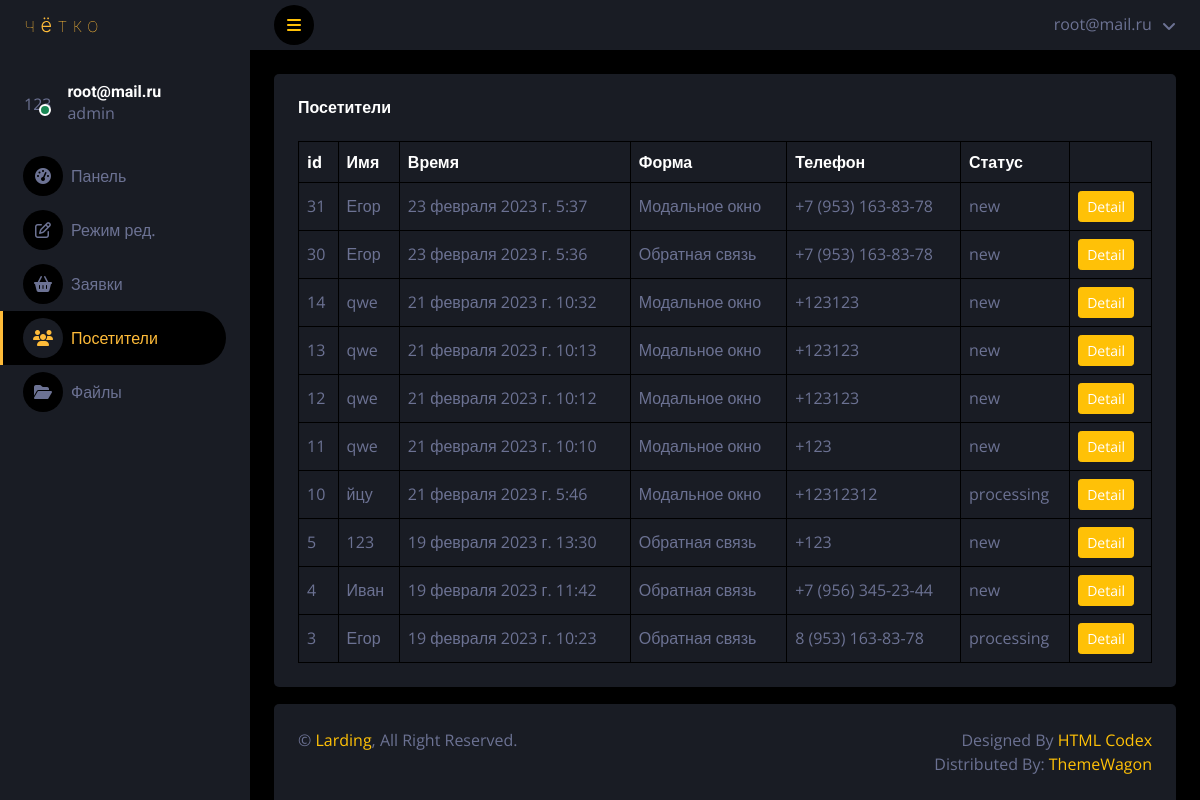
/users/ (signed in), run on the app's committed database.
### landing/models.py (models this page shows, shortened)
class bids(models.Model):
	STATUS_BID = [
        ('new', 'Новая'),
        ('processing', 'Обработка'),
        ('completed', 'Завершенна'),
    ]
	name = models.CharField(max_length=100, db_index=True,verbose_name="Имя",blank=True)
	last_name = models.CharField(max_length=100, db_index=True,verbose_name="Фамилия",blank=True)
	mail = models.CharField(max_length=100, db_index=True,verbose_name="Почта",blank=True)
	tel = models.CharField(max_length=100, db_index=True,verbose_name="Телефон",blank=True)
	message = models.TextField(db_index=True,verbose_name="Сообщение",null=True,blank=True)
	which = models.CharField(max_length=100, db_index=True,verbose_name="Форма отправки",blank=True)
	ip = models.CharField(max_length=100, db_index=True,verbose_name="IP",blank=True)
	country = models.CharField(max_length=100, db_index=True,verbose_name="Страна",blank=True)
	os = models.CharField(max_length=100, db_index=True,verbose_name="Операционная система",blank=True)
	browser = models.CharField(max_length=200, db_index=True,verbose_name="Браузер",blank=True)
	data = models.FileField(upload_to="files/%Y/%m/%d/",blank=True,verbose_name="Фаил")
	time_create = models.DateTimeField(auto_now_add=True,verbose_name="Время отправки",blank=True)
	time_update = models.DateTimeField(auto_now=True,verbose_name="Последнее обновление",blank=True)
	status = models.TextField(blank=True,verbose_name="Статус",choices=STATUS_BID)
	class Meta:
		verbose_name = 'Заявка'
		verbose_name_plural = 'Заявки'

### landing/views.py (the view)
# urls.py: path('users/',UsersPage.as_view(),name='users'),
class UsersPage(LoginRequiredMixin,DataMixin,ListView):
	model = landing
	template_name = 'accounts/darkpan/users.html'
	def get_context_data(self,*, object_list=None, **kwargs):
		context = super().get_context_data(**kwargs)
		print(self.request.user)
		context['user'] = self.request.user
		context['orders'] = bids.objects.order_by("-id")
		context['orders_count'] =bids.objects.count()
		c_def = self.get_user_context(title="Посетители",selected="landing:users")
		context = dict(list(context.items())+list(c_def.items()))
		return context

### landing/utils.py (called while the page is built)
	def get_user_context(self, **kwargs):
		context = kwargs
		context['menu_admin']=[{'title':'Панель','url_name':'landing:dashboard','icon':'fa-tachometer-alt'},
							   {'title':'Режим ред.','url_name':'landing:edit','icon':'fa-edit'},
							   {'title':'Заявки','url_name':'landing:order','icon':'fa-shopping-basket'},
							   {'title':'Посетители','url_name':'landing:users','icon':'fa-users'},
							   {'title':'Файлы','url_name':'landing:files','icon':'fa-folder-open'},
			]
		return context

### landing/templates/accounts/darkpan/users.html
{% extends "accounts/darkpan/base.html" %}
{% block content %}
            <div class="container-fluid pt-4 px-4">
                <div class="bg-secondary text-center rounded p-4">
                    <div class="d-flex align-items-center justify-content-between mb-4">
                        <h6 class="mb-0">Посетители</h6>
                    </div>
                    <div class="table-responsive">
                        <table class="table text-start align-middle table-bordered table-hover mb-0">
                            <thead>
                                <tr class="text-white">
                                    <th scope="col">id</th>
                                    <th scope="col">Имя</th>
                                    <th scope="col">Время</th>
                                    <th scope="col">Форма</th>
                                    <th scope="col">Телефон</th>
                                    <th scope="col">Статус</th>
                                    <th scope="col"></th>
                                </tr>
                            </thead>
                            <tbody>
                                {% for item in orders %}
                                    <tr>
                                        <td>{{ item.id }}</td>
                                        <td>{{ item.name }}</td>
                                        <td>{{ item.time_create }}</td>
                                        <td>{{ item.which }}</td>
                                        <td>{{ item.tel }}</td>
                                        <td>{{ item.status }}</td>
                                        <td><a class="btn btn-sm btn-primary" href="">Detail</a></td>
                                    </tr>
                                {% endfor %}
                            </tbody>
                        </table>
                    </div>
                </div>
            </div>
{% endblock %}

### landing/templates/accounts/darkpan/base.html (shortened to what this page needs)
{% load static %}
<!DOCTYPE html>
<html lang="en">
<head>
    <link href="{% static 'accounts/'%}lib/owlcarousel/assets/owl.carousel.min.css" rel="stylesheet">
    <link href="{% static 'accounts/'%}lib/tempusdominus/css/tempusdominus-bootstrap-4.min.css" rel="stylesheet" />
    <link href="{% static 'accounts/'%}css/bootstrap.min.css" rel="stylesheet">
    <link href="{% static 'accounts/'%}css/style.css" rel="stylesheet">
</head>
<body>
    <div class="container-fluid position-relative d-flex p-0">
        <div class="sidebar pe-4 pb-3">
            <nav class="navbar bg-secondary navbar-dark">
                <a href="{% url 'landing:home' %}" class="d-flex align-items-center navbar-brand mx-4 mb-3 w-100">
                    <img src="{% static 'accounts/'%}img/logo.svg">
                </a>
                <div class="d-flex align-items-center ms-4 mb-4 mt-4 w-100">
                    <div class="position-relative">
                        <div class="rounded-circle">123</div>
                        <div class="bg-success rounded-circle border border-2 border-white position-absolute end-0 bottom-0 p-1"></div>
                    </div>
                    <div class="ms-3">
                        <h6 class="mb-0">{{ user.email }}</h6>
                        {% if user.is_superuser %}
                            <span>admin</span>
                        {% else %}
                            <span>no admin</span>
                        {% endif %}
                    </div>
                </div>
                <div class="navbar-nav w-100">
                    {% for item in menu_admin %}
                        {% if item.url_name == selected %}
                            <a href="{% url item.url_name %}" class="nav-item nav-link active"><i class="fa {{ item.icon }} me-2"></i>{{ item.title }}</a>
                        {% else %}
                            <a href="{% url item.url_name %}" class="nav-item nav-link"><i class="fa {{ item.icon }} me-2"></i>{{ item.title }}</a>
                        {% endif %}
                    {% endfor %}
                </div>
            </nav>
        </div>
        <div class="content ">
            <nav class="navbar navbar-expand bg-secondary navbar-dark sticky-top px-4 py-0">
                <a href="#" class="sidebar-toggler flex-shrink-0">
                    <i class="fa fa-bars"></i>
                </a>
                <div class="navbar-nav align-items-center ms-auto">
                    <div class="nav-item dropdown">
                        <a href="#" class="nav-link dropdown-toggle" data-bs-toggle="dropdown">
                            <span class="d-none d-lg-inline-flex">{{ user.email }}</span>
                        </a>
                    </div>
                </div>
            </nav>
            {% block content %}
            {% endblock %}
            <div class="mt-auto position-sticky top-100">
                <div class="container-fluid pt-4 px-4 position-absolute bottom-0"  >
                    <div class="bg-secondary rounded-top p-4" >
                        <div class="row" >
                            <div class="col-12 col-sm-6 text-center text-sm-start">
                                &copy; <a href="#">Larding</a>, All Right Reserved.
                            </div>
                            <div class="col-12 col-sm-6 text-center text-sm-end">
                                Designed By <a href="https://htmlcodex.com">HTML Codex</a>
                                <br>Distributed By: <a href="https://themewagon.com" target="_blank">ThemeWagon</a>
                            </div>
                        </div>
                    </div>
                </div>
            </div>
        </div>
    </div>
</body>
</html>

### landing/static/accounts/css/style.css (style rules this page uses)
:root { --primary: #febb39; --secondary: #191C24; --light: #6C7293; --dark: #000000; }
.btn { transition: .5s; }
.sidebar { position: fixed; top: 0; left: 0; bottom: 0; width: 250px; height: 100vh; overflow-y: auto; background: var(--secondary); transition: 0.5s; z-index: 999; }
.content { margin-left: 250px; min-height: 100vh; background: var(--dark); transition: 0.5s; }
@media (min-width: 992px) { .sidebar { margin-left: 0; } }
@media (min-width: 992px) { .content { width: calc(100% - 250px); } }
.sidebar .navbar .navbar-nav .nav-link { padding: 7px 20px; color: var(--light); font-weight: 500; border-left: 3px solid var(--secondary); border-radius: 0 30px 30px 0; outline: none; }
.sidebar .navbar .navbar-nav .nav-link:hover, .sidebar .navbar .navbar-nav .nav-link.active { color: var(--primary); background: var(--dark); border-color: var(--primary); }
.sidebar .navbar .navbar-nav .nav-link i { width: 40px; height: 40px; display: inline-flex; align-items: center; justify-content: center; background: var(--dark); border-radius: 40px; }
.sidebar .navbar .navbar-nav .nav-link:hover i, .sidebar .navbar .navbar-nav .nav-link.active i { background: var(--secondary); }
.content .navbar .navbar-nav .nav-link { margin-left: 25px; padding: 12px 0; color: var(--light); outline: none; }
.content .navbar .sidebar-toggler, .content .navbar .navbar-nav .nav-link i { width: 40px; height: 40px; display: inline-flex; align-items: center; justify-content: center; background: var(--dark); border-radius: 40px; }
.content .navbar .dropdown-toggle::after { margin-left: 6px; vertical-align: middle; border: none; content: "\f107"; font-family: "Font Awesome 5 Free"; font-weight: 900; transition: .5s; }

### data on the page
bids: id "31", name "Егор", time_create "23 февраля 2023 г. 5:37", which "Модальное окно", tel "+7 (953) 163-83-78", status "new"
bids: id "30", name "Егор", time_create "23 февраля 2023 г. 5:36", which "Обратная связь", tel "+7 (953) 163-83-78", status "new"
bids: id "14", name "qwe", time_create "21 февраля 2023 г. 10:32", which "Модальное окно", tel "+123123", status "new"
bids: id "13", name "qwe", time_create "21 февраля 2023 г. 10:13", which "Модальное окно", tel "+123123", status "new"
bids: id "12", name "qwe", time_create "21 февраля 2023 г. 10:12", which "Модальное окно", tel "+123123", status "new"
bids: id "11", name "qwe", time_create "21 февраля 2023 г. 10:10", which "Модальное окно", tel "+123", status "new"
bids: id "10", name "йцу", time_create "21 февраля 2023 г. 5:46", which "Модальное окно", tel "+12312312", status "processing"
bids: id "5", name "123", time_create "19 февраля 2023 г. 13:30", which "Обратная связь", tel "+123", status "new"
bids: id "4", name "Иван", time_create "19 февраля 2023 г. 11:42", which "Обратная связь", tel "+7 (956) 345-23-44", status "new"
bids: id "3", name "Егор", time_create "19 февраля 2023 г. 10:23", which "Обратная связь", tel "8 (953) 163-83-78", status "processing"

### other printed values
{{ user.email }} "root@mail.ru"
{{ item.title }} "Панель" "Режим ред." "Заявки" "Файлы"
{{ item.title }} "Посетители"
